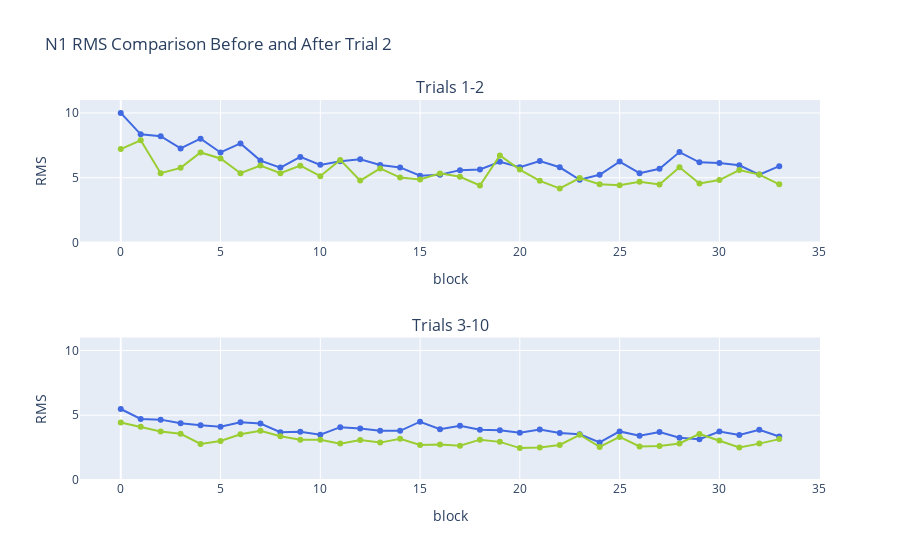

Write notebook code for a chart like this one.
### Code cell
fig = make_subplots(rows=2, cols=1, subplot_titles=("Trials 1-2", "Trials 3-10"))

fig.add_trace(
    go.Scatter(x=BLOCKS, y=df.loc[df["group"]=="Control", "first"],
               name="", marker=dict(color="royalblue"), mode="lines+markers", showlegend=False),
    row=1, col=1
)

fig.add_trace(
    go.Scatter(x=BLOCKS, y=df.loc[df["group"]=="ASD", "first"],
               name="",marker=dict(color="yellowgreen"), mode="lines+markers", showlegend=False),
    row=1, col=1
)

fig.add_trace(
    go.Scatter(x=BLOCKS, y=df.loc[df["group"]=="Control", "second"],
               name="", marker=dict(color="royalblue"), mode="lines+markers", showlegend=False),
    row=2, col=1
)

fig.add_trace(
    go.Scatter(x=BLOCKS, y=df.loc[df["group"]=="ASD", "second"],
               name="",marker=dict(color="yellowgreen"), mode="lines+markers", showlegend=False),
    row=2, col=1
)
fig.update_xaxes(title="block")
fig.update_yaxes(range=[0,11], title="RMS")
fig.update_layout(title_text="N1 RMS Comparison Before and After Trial 2")
fig.show()

### Figure 1 — Plotly figure (JSON) as saved in the notebook; plotly's stock layout.template omitted (floating-point values rounded to 4 significant figures)
{"data": [{"marker": {"color": "royalblue"}, "mode": "lines+markers", "name": "", "showlegend": false, "type": "scatter", "x": [0, 1, 2, 3, 4, 5, 6, 7, 8, 9, 10, 11, 12, 13, 14, 15, 16, 17, 18, 19, 20, 21, 22, 23, 24, 25, 26, 27, 28, 29, 30, 31, 32, 33], "xaxis": "x", "y": [10.0, 8.35, 8.204, 7.261, 8.013, 6.949, 7.649, 6.324, 5.783, 6.609, 5.993, 6.273, 6.421, 5.979, 5.798, 5.15, 5.238, 5.586, 5.633, 6.238, 5.806, 6.292, 5.806, 4.845, 5.229, 6.247, 5.351, 5.69, 6.98, 6.185, 6.128, 5.957, 5.24, 5.893], "yaxis": "y"}, {"marker": {"color": "yellowgreen"}, "mode": "lines+markers", "name": "", "showlegend": false, "type": "scatter", "x": [0, 1, 2, 3, 4, 5, 6, 7, 8, 9, 10, 11, 12, 13, 14, 15, 16, 17, 18, 19, 20, 21, 22, 23, 24, 25, 26, 27, 28, 29, 30, 31, 32, 33], "xaxis": "x", "y": [7.208, 7.891, 5.349, 5.762, 6.95, 6.485, 5.349, 5.939, 5.348, 5.931, 5.121, 6.374, 4.777, 5.718, 5.009, 4.862, 5.335, 5.079, 4.406, 6.724, 5.63, 4.758, 4.173, 4.975, 4.491, 4.422, 4.693, 4.472, 5.802, 4.553, 4.822, 5.59, 5.24, 4.491], "yaxis": "y"}, {"marker": {"color": "royalblue"}, "mode": "lines+markers", "name": "", "showlegend": false, "type": "scatter", "x": [0, 1, 2, 3, 4, 5, 6, 7, 8, 9, 10, 11, 12, 13, 14, 15, 16, 17, 18, 19, 20, 21, 22, 23, 24, 25, 26, 27, 28, 29, 30, 31, 32, 33], "xaxis": "x2", "y": [5.48, 4.714, 4.66, 4.387, 4.224, 4.119, 4.465, 4.359, 3.689, 3.73, 3.498, 4.078, 3.974, 3.803, 3.798, 4.5, 3.914, 4.183, 3.876, 3.836, 3.657, 3.897, 3.629, 3.527, 2.903, 3.749, 3.423, 3.704, 3.264, 3.15, 3.741, 3.467, 3.884, 3.36], "yaxis": "y2"}, {"marker": {"color": "yellowgreen"}, "mode": "lines+markers", "name": "", "showlegend": false, "type": "scatter", "x": [0, 1, 2, 3, 4, 5, 6, 7, 8, 9, 10, 11, 12, 13, 14, 15, 16, 17, 18, 19, 20, 21, 22, 23, 24, 25, 26, 27, 28, 29, 30, 31, 32, 33], "xaxis": "x2", "y": [4.446, 4.104, 3.744, 3.565, 2.781, 3.016, 3.532, 3.797, 3.375, 3.114, 3.111, 2.809, 3.08, 2.887, 3.177, 2.697, 2.732, 2.651, 3.115, 2.943, 2.464, 2.518, 2.707, 3.491, 2.551, 3.325, 2.586, 2.634, 2.818, 3.555, 3.047, 2.517, 2.809, 3.156], "yaxis": "y2"}], "layout": {"annotations": [{"font": {"size": 16}, "showarrow": false, "text": "Trials 1-2", "x": 0.5, "xanchor": "center", "xref": "paper", "y": 1, "yanchor": "bottom", "yref": "paper"}, {"font": {"size": 16}, "showarrow": false, "text": "Trials 3-10", "x": 0.5, "xanchor": "center", "xref": "paper", "y": 0.375, "yanchor": "bottom", "yref": "paper"}], "title": {"text": "N1 RMS Comparison Before and After Trial 2"}, "xaxis": {"anchor": "y", "domain": [0, 1], "title": {"text": "block"}}, "xaxis2": {"anchor": "y2", "domain": [0, 1], "title": {"text": "block"}}, "yaxis": {"anchor": "x", "domain": [0.625, 1], "range": [0, 11], "title": {"text": "RMS"}}, "yaxis2": {"anchor": "x2", "domain": [0, 0.375], "range": [0, 11], "title": {"text": "RMS"}}}}
